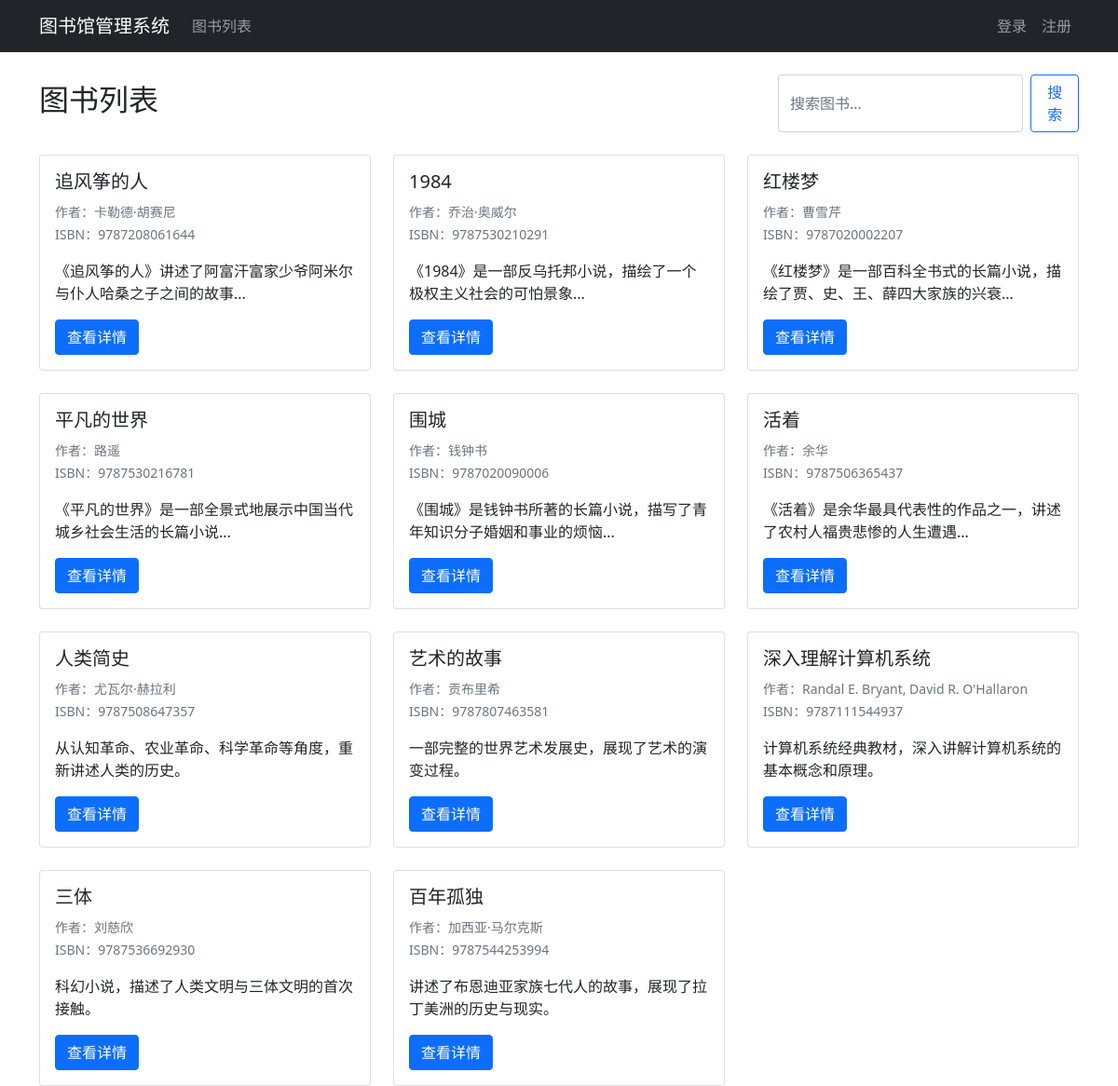
The page / on the database its author committed.
### apps/books/models.py (models this page shows, shortened)
class Book(models.Model):
    title = models.CharField('书名', max_length=200)
    authors = models.CharField('作者', max_length=200)
    isbn = models.CharField('ISBN', max_length=13, unique=True)
    publisher = models.CharField('出版社', max_length=200)
    publication_date = models.DateField('出版日期')
    introduction = models.TextField('简介')
    cover = models.ImageField('封面', upload_to='book_covers/', null=True, blank=True)
    quantity = models.PositiveIntegerField('库存数量', default=0)
    created_at = models.DateTimeField('创建时间', default=timezone.now)
    updated_at = models.DateTimeField('更新时间', auto_now=True)
    class Meta:
        verbose_name = '图书'
        verbose_name_plural = '图书'
        ordering = ['-created_at']

### apps/books/views.py (the view)
# urls.py: path('', views.book_list, name='book_list'),
def book_list(request):
    query = request.GET.get('q')
    if query:
        books = Book.objects.filter(
            Q(title__icontains=query) |
            Q(authors__icontains=query) |
            Q(isbn__icontains=query)
        )
    else:
        books = Book.objects.all()
    return render(request, 'books/book_list.html', {'books': books})

### templates/books/book_list.html (shortened to what this page needs)
{% extends 'base.html' %}
{% block content %}
<div class="row">
    <div class="col-12">
        <div class="d-flex justify-content-between align-items-center mb-4">
            <h2>图书列表</h2>
            <div class="d-flex gap-2">
                <form class="d-flex" method="get">
                    <input class="form-control me-2" type="search" placeholder="搜索图书..." name="q" value="{{ request.GET.q }}">
                    <button class="btn btn-outline-primary" type="submit">搜索</button>
                </form>
            </div>
        </div>
        {% if books %}
            <div class="row row-cols-1 row-cols-md-3 g-4">
                {% for book in books %}
                    <div class="col">
                        <div class="card h-100">
                            <div class="card-body">
                                <h5 class="card-title">{{ book.title }}</h5>
                                <p class="card-text">
                                    <small class="text-muted">作者：{{ book.authors }}</small><br>
                                    <small class="text-muted">ISBN：{{ book.isbn }}</small>
                                </p>
                                <p class="card-text">{{ book.introduction|truncatewords:30 }}</p>
                                <div class="d-flex justify-content-between align-items-center">
                                    <a href="{% url 'books:book_detail' book.pk %}" class="btn btn-primary">查看详情</a>
                                </div>
                            </div>
                        </div>
                    </div>
                {% endfor %}
            </div>
        {% else %}
            <p>暂无图书信息</p>
        {% endif %}
    </div>
</div>
{% endblock %}

### templates/base.html (shortened to what this page needs)
<!DOCTYPE html>
<html lang="zh-hans">
<head>
    <link href="https://cdn.jsdelivr.net/npm/bootstrap@5.1.3/dist/css/bootstrap.min.css" rel="stylesheet">
</head>
<body>
    <nav class="navbar navbar-expand-lg navbar-dark bg-dark">
        <div class="container">
            <a class="navbar-brand" href="{% url 'books:book_list' %}">图书馆管理系统</a>
            <div class="collapse navbar-collapse" id="navbarNav">
                <ul class="navbar-nav me-auto">
                    <li class="nav-item">
                        <a class="nav-link" href="{% url 'books:book_list' %}">图书列表</a>
                    </li>
                </ul>
                <ul class="navbar-nav">
                    {% if user.is_authenticated %}
                        <li class="nav-item">
                            <a class="nav-link" href="{% url 'borrowing:my_borrowings' %}">我的借阅</a>
                        </li>
                        <li class="nav-item">
                            <a class="nav-link" href="{% url 'users:profile' %}">个人资料</a>
                        </li>
                        <li class="nav-item">
                            <a class="nav-link" href="{% url 'users:logout' %}">退出</a>
                        </li>
                    {% else %}
                        <li class="nav-item">
                            <a class="nav-link" href="{% url 'users:login' %}">登录</a>
                        </li>
                        <li class="nav-item">
                            <a class="nav-link" href="{% url 'users:register' %}">注册</a>
                        </li>
                    {% endif %}
                </ul>
            </div>
        </div>
    </nav>
    <div class="container mt-4">
        {% block content %}
        {% endblock %}
    </div>
</body>
</html>

### rows shown on the page
Book: title "追风筝的人", authors "卡勒德·胡赛尼", isbn "9787208061644", introduction "《追风筝的人》讲述了阿富汗富家少爷阿米尔与仆人哈桑之子之间的故事..."
Book: title "1984", authors "乔治·奥威尔", isbn "9787530210291", introduction "《1984》是一部反乌托邦小说，描绘了一个极权主义社会的可怕景象..."
Book: title "红楼梦", authors "曹雪芹", isbn "9787020002207", introduction "《红楼梦》是一部百科全书式的长篇小说，描绘了贾、史、王、薛四大家族的兴衰..."
Book: title "平凡的世界", authors "路遥", isbn "9787530216781", introduction "《平凡的世界》是一部全景式地展示中国当代城乡社会生活的长篇小说..."
Book: title "围城", authors "钱钟书", isbn "9787020090006", introduction "《围城》是钱钟书所著的长篇小说，描写了青年知识分子婚姻和事业的烦恼..."
Book: title "活着", authors "余华", isbn "9787506365437", introduction "《活着》是余华最具代表性的作品之一，讲述了农村人福贵悲惨的人生遭遇..."
Book: title "人类简史", authors "尤瓦尔·赫拉利", isbn "9787508647357", introduction "从认知革命、农业革命、科学革命等角度，重新讲述人类的历史。"
Book: title "艺术的故事", authors "贡布里希", isbn "9787807463581", introduction "一部完整的世界艺术发展史，展现了艺术的演变过程。"
Book: title "深入理解计算机系统", authors "Randal E. Bryant, David R. O'Hallaron", isbn "9787111544937", introduction "计算机系统经典教材，深入讲解计算机系统的基本概念和原理。"
Book: title "三体", authors "刘慈欣", isbn "9787536692930", introduction "科幻小说，描述了人类文明与三体文明的首次接触。"
Book: title "百年孤独", authors "加西亚·马尔克斯", isbn "9787544253994", introduction "讲述了布恩迪亚家族七代人的故事，展现了拉丁美洲的历史与现实。"
